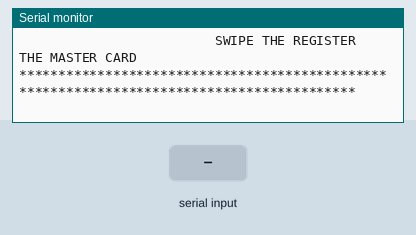
Recording of a sketch running on a simulated Arduino Uno, built with avr-gcc and run on an emulated ATmega328P. Parts: the last lines printed to the serial monitor. The test bench sets the inputs (shaded band).

Above: at 1.7 s.
1.8 s: "01002B7CF0A6" received over Serial
At 3.0 s:
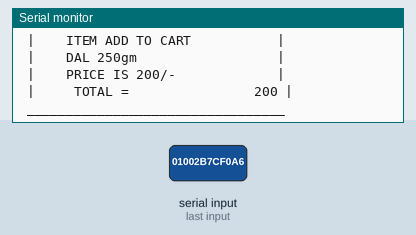
3.3 s: "01002BDDA651" received over Serial
At 6.0 s:
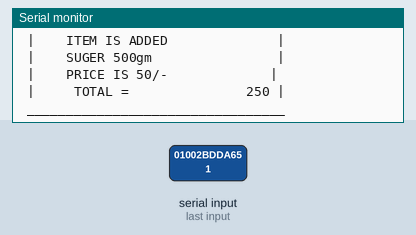
6.3 s: "01002B7CF0A6" received over Serial
At 8.7 s:
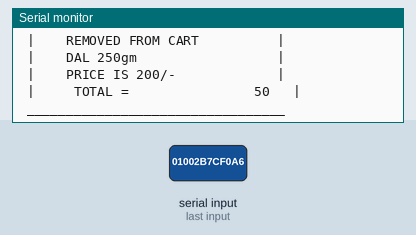
9.3 s: "01002BDDA651" received over Serial
At 12.1 s:
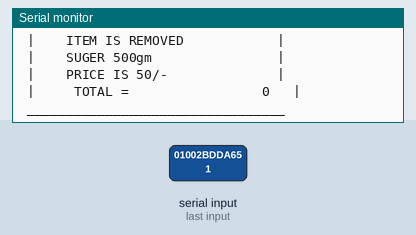

Measured:
- after the input at 1.8 s, the serial monitor: prints a new line at once (image 1)
- after the input at 3.3 s, the serial monitor: prints a new line after 1.7 s (image 2)
- after the input at 6.3 s, the serial monitor: prints a new line after 1.9 s (image 3)
- after the input at 9.3 s, the serial monitor: prints a new line after 2.0 s (image 4)

The sketch:

smart.ino
```cpp
#define LED 13

boolean stringComplete = false;
String inputString = "";
int n = 0;
int total=0;
int flag1=0;
int flag2=0;

void setup() {
  Serial.begin(9600);
  Serial.println("******************************************************************************************");
  Serial.println("                                    WELCOME TO                                            ");
  Serial.println("                              SMART BILLING SYSTEM                                        ");
  Serial.println("******************************************************************************************");
  Serial.println("                         SWIPE THE REGISTER THE MASTER CARD                               ");
  Serial.println("******************************************************************************************");
}

void loop() {

  //Serial.print("                       TOTAL =                                                          ");
  //Serial.println(total);
  if (stringComplete) {

    if (inputString.equals("01002B7CF0A6") && flag1==0) { //Replace your tag ID
      Serial.println(" _________________________________");
      Serial.println(" |    ITEM ADD TO CART           |");
      Serial.println(" |    DAL 250gm                  |");
      Serial.println(" |    PRICE IS 200/-             |");
      total=total+200;
      Serial.print(" |     TOTAL =                ");
      Serial.print(total);
      Serial.println(" |");
      Serial.println(" _________________________________");
      delay(3000);
      flag1=1;


    }
   else if (inputString.equals("01002B7CF0A6") && flag1==1) { //Replace your tag ID
      Serial.println(" _________________________________");
      Serial.println(" |    REMOVED FROM CART          |");
      Serial.println(" |    DAL 250gm                  |");
      Serial.println(" |    PRICE IS 200/-             |");
      total=total-200;
      Serial.print(" |     TOTAL =                ");
      Serial.print(total);
      Serial.println("   |");
      Serial.println(" _________________________________");
      delay(3000);
      flag1=0;


    }

    if (inputString.equals("01002BDDA651") && flag2==0) { ////Replace your tag ID
      Serial.println(" _________________________________");
      Serial.println(" |    ITEM IS ADDED              |");
      Serial.println(" |    SUGER 500gm                |");
      Serial.println(" |    PRICE IS 50/-             |");
      total=total+50;
       Serial.print(" |     TOTAL =               ");
      Serial.print(total);
      Serial.println(" |");
      Serial.println(" _________________________________");
      delay(3000);
      flag2=1;
     // digitalWrite(LED, LOW);
    }
    else if (inputString.equals("01002BDDA651") && flag2==1) { ////Replace your tag ID
      Serial.println(" _________________________________");
      Serial.println(" |    ITEM IS REMOVED            |");
      Serial.println(" |    SUGER 500gm                |");
      Serial.println(" |    PRICE IS 50/-              |");
      total=total-50;
       Serial.print(" |     TOTAL =                 ");
      Serial.print(total);
      Serial.println("   |");
      Serial.println(" _________________________________");
      delay(3000);
      flag2=0;

     // digitalWrite(LED, LOW);
    }


    stringComplete = false;
    inputString = "";
  }
}

void serialEvent() {
  while (Serial.available()) {
    n++;
    char inChar = (char) Serial.read();
    inputString += inChar;
    if (n >= 12) {
      n = 0;
      stringComplete = true;
    }
  }
}
```
